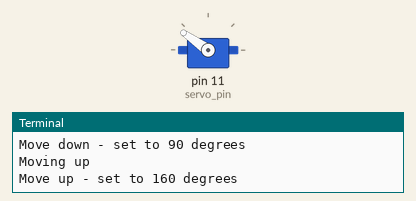
The program below on a simulated Raspberry Pi (header pin numbers). On the bench: servo, the last lines printed to the terminal. Servo angles are drawn from the pulse width (0.5 ms = 0°, 2.5 ms = 180°).

Above: at 0.55 s.
At 6.5 s:
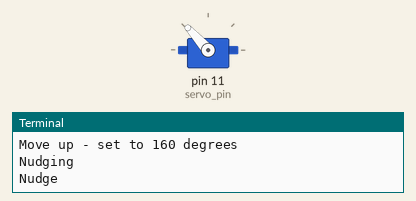
At 14.5 s:
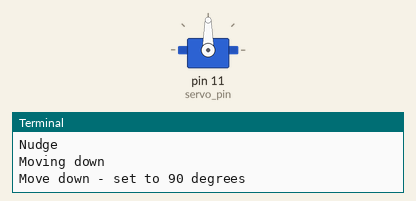
Timing chart, 0 to 18.7 s (numbered marks = the images above):
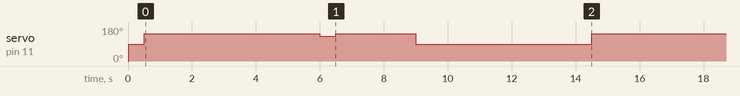

Measured:
- by itself, servo on pin 11 (servo_pin): repeats every 14.0 s: 145° 5.5 s, 132° 0.50 s, 145° 2.5 s, 90° 5.5 s

The program:

main.py
```python
from src.mirror_controller import MirrorController
from time import sleep
import RPi.GPIO as GPIO

servo_pin = 11

def setup_gpio():
    GPIO.setmode(GPIO.BOARD)
    GPIO.setup(servo_pin, GPIO.OUT)

if __name__ == "__main__":
    print("starting")
    setup_gpio()

    mirror = MirrorController(servo_pin)
    mirror.setup()
    mirror.init_mirror_pos()

    try:
        while True:
            print("Moving up")
            mirror.move_up()  # Moves the mirror up
            sleep(5)  # Wait for 5 seconds

            print("Nudging")
            mirror.nudge()  # Nudges the mirror
            sleep(2)  # Wait for 2 seconds after nudging

            print("Moving down")
            mirror.move_down()  # Moves the mirror down
            sleep(5)  # Wait for another 5 seconds
    except KeyboardInterrupt:
        pass
    finally:
        mirror.cleanup()
        GPIO.cleanup()
        print("finished")
```

mirror_controller.py
```python
import RPi.GPIO as GPIO
from time import sleep

duty_cycle_min = 2.5  # Minimum duty cycle for 0 degrees
duty_cycle_max = 12.5  # Maximum duty cycle for 180 degrees

class MirrorController:
    def __init__(self, servo_pin):
        self.pwm = None
        self.servo_pin = servo_pin
        self.duty_cycle_min = 2.5  # Minimum duty cycle for 0 degrees
        self.duty_cycle_max = 12.5  # Maximum duty cycle for 180 degrees
        self.up_angle = 145
        self.down_angle = 90
        self.nudge_angle = 132

    def init_mirror_pos(self):
        self.move_down()

    def setup(self):
        GPIO.setmode(GPIO.BOARD)
        GPIO.setup(self.servo_pin, GPIO.OUT)
        self.pwm = GPIO.PWM(self.servo_pin, 50)  # 50 Hz (20 ms period)
        self.pwm.start(2.5)

    def move_up(self):
        print("Move up - set to 160 degrees")
        self.set_angle(self.up_angle)

    def move_down(self):
        print("Move down - set to 90 degrees")
        self.set_angle(self.down_angle)

    def nudge(self):
        print("Nudge")
        self.set_angle(self.nudge_angle)
        self.set_angle(self.up_angle)

    def set_angle(self, angle):
        duty_cycle = (angle / 180) * (self.duty_cycle_max - self.duty_cycle_min) + self.duty_cycle_min
        self.pwm.ChangeDutyCycle(duty_cycle)
        sleep(0.2)  # Adjust this delay as needed
        self.pwm.ChangeDutyCycle(0)
        sleep(0.3)  # Adjust this delay as needed

    def cleanup(self):
        if self.pwm is not None:
            self.pwm.stop()
        GPIO.cleanup()
```
